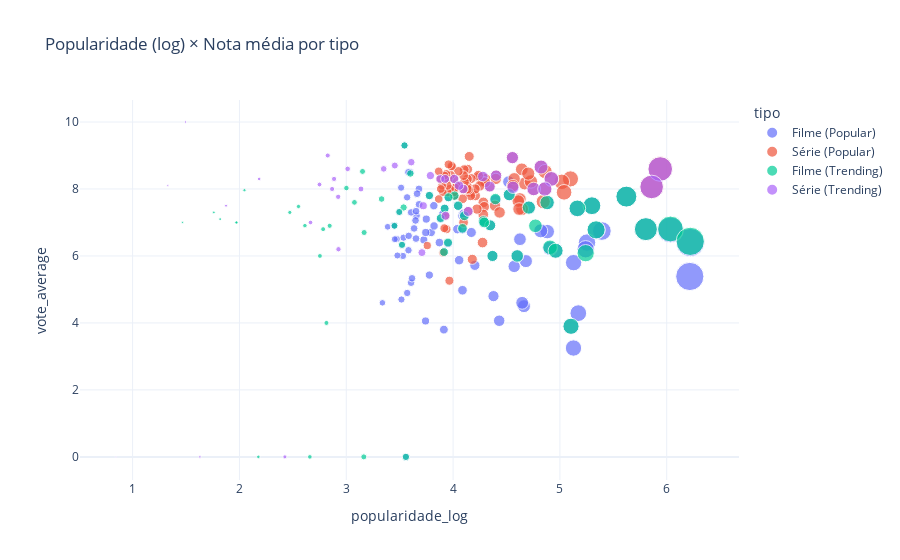

The cell this chart's notebook holds for it:
### Code cell
# Popularidade (log)  X nota 

fig_scatter = px.scatter(
    df_modelagem,
    x="popularidade_log",
    y="vote_average",
    color="tipo",
    size="popularity",
    hover_name="titulo_unico",
    opacity=0.7,
    title="Popularidade (log) × Nota média por tipo"
)
fig_scatter.update_layout(template="plotly_white")
fig_scatter.show()

### Figure 1 — Plotly figure (JSON) as saved in the notebook; plotly's stock layout.template omitted (floating-point values rounded to 4 significant figures)
{"data": [{"hovertemplate": "<b>%{hovertext}</b><br><br>tipo=Filme (Popular)<br>popularidade_log=%{x}<br>vote_average=%{y}<br>popularity=%{marker.size}<extra></extra>", "hovertext": ["A Sombra Do Perigo", "749局", "Plano em Família 2", "Altered", "Frankenstein", "A Lenda: Em Busca do Medalhão Sagrado", "Uma Batalha Após a Outra", "Wicked: Parte II", "Nahual", "Ya no quedan junglas", "JUJUTSU KAISEN: Execução", "A Guerra dos Mundos", "Predador: Terras Selvagens", "High Ground: Cerco Fechado", "Um Dia Fora de Controle", "The Prosecutor", "Zootopia 2", "Caçada Sangrenta", "Demon Slayer: Kimetsu no Yaiba Castelo Infinito", "Truque de Mestre: O 3° Ato", "Sonhos de Trem", "大雨", "Laberinto de sombras", "Stand Your Ground", "Beast of War", "Triplo X", "Terror em Shelby Oaks", "Chainsaw Man – O Filme: Arco da Reze", "Guerreiras do K-Pop", "Antes da Lua Cheia", "Bugonia", "Tee Yai: Nascido para o Mal", "Orang Ikan", "Depois da Caçada", "Wicked", "Invocação do Mal - O Último Ritual", "Quarteto Fantástico: Primeiros Passos", "Code 3", "Frankie e os Monstros", "A Perseguição", "Capitão Hook: A Maldição das Marés", "O Bom Bandido", "O Sobrevivente", "Missão: Impossível - O Acerto Final", "Se Não Fosse Você", "Nos Seus Sonhos", "Sisu: Estrada para a Vingança", "Borbulhas de Amor", "Sem Outra Escolha", "31 Minutos: Natal Escaldante", "Superman", "Holy Night: Demon Hunters", "Jurassic World: Recomeço", "Garota Roubada", "หมู่บ้านโคกะโหลก", "Plano em Família", "O Fim da Lealdade", "Caçadores do Fim do Mundo", "Zootopia: Essa Cidade é o Bicho", "Aquaman", "O Guerreiro", "Nossa Culpa", "O Filho de Mil Homens", "O Predador", "F1 - O Filme", "The Virginian", "Como Treinar o Seu Dragão", "Drácula - Uma História de Amor Eterno", "Un ours dans le Jura", "Hunting Grounds", "Os Vingadores: The Avengers", "Grand Prix: A Toda Velocidade", "Guerra Primitiva", "Kryptic", "Anônimo 2", "Se Eu Tivesse Pernas, Te Chutaria", "A Meia-Irmã Feia", "Corra Que a Polícia Vem Aí!", "లైలా", "O Vingador Tóxico", "Furioza 2", "O Frio da Morte", "Interestelar", "O Veterano", "Um Natal Bem Jonas Brothers", "Os Caras Malvados 2", "Dois Mundos, Um Desejo", "Your name.", "Kulong", "Avatar: Fogo e Cinzas", "Tron: Ares", "Os Estranhos: Capítulo 2", "As Loucuras", "Matilha Voraz", "A Longa Marcha: Caminhe ou Morra", "Ne Zha 2: O Renascer da Alma", "Bailarina: Do Universo de John Wick"], "legendgroup": "Filme (Popular)", "marker": {"color": "#636efa", "opacity": 0.7, "size": [501.8, 499.8, 416.9, 331.0, 275.5, 218.9, 199.3, 207.3, 167.5, 190.3, 163.6, 175.3, 173.7, 167.7, 141.6, 130.9, 187.9, 123.0, 130.7, 134.3, 110.0, 107.0, 105.0, 103.2, 101.1, 98.54, 95.75, 91.37, 90.87, 83.08, 80.14, 78.71, 65.95, 77.95, 76.3, 72.08, 71.56, 63.77, 55.83, 56.79, 58.62, 58.65, 58.61, 59.4, 59.66, 47.58, 56.27, 49.17, 54.29, 52.34, 49.46, 43.51, 51.07, 47.04, 49.09, 48.65, 42.72, 44.7, 51.3, 28.6, 41.19, 44.59, 37.76, 38.73, 42.74, 27.18, 38.66, 41.49, 40.53, 41.26, 37.99, 35.86, 36.91, 34.54, 37.42, 30.3, 37.61, 37.59, 35.85, 34.96, 33.32, 31.25, 35.6, 33.15, 35.04, 34.51, 33.65, 34.91, 36.17, 34.1, 32.85, 31.42, 32.67, 30.64, 30.55, 32.56, 31.99], "sizemode": "area", "sizeref": 1.255, "symbol": "circle"}, "mode": "markers", "name": "Filme (Popular)", "orientation": "v", "showlegend": true, "type": "scatter", "x": [6.22, 6.216, 6.035, 5.805, 5.622, 5.393, 5.3, 5.339, 5.127, 5.254, 5.104, 5.172, 5.163, 5.128, 4.96, 4.882, 5.241, 4.821, 4.88, 4.907, 4.71, 4.682, 4.664, 4.647, 4.626, 4.601, 4.572, 4.526, 4.52, 4.432, 4.396, 4.378, 4.204, 4.369, 4.348, 4.292, 4.284, 4.171, 4.04, 4.057, 4.088, 4.089, 4.088, 4.101, 4.105, 3.883, 4.048, 3.915, 4.013, 3.977, 3.921, 3.796, 3.953, 3.872, 3.914, 3.905, 3.778, 3.822, 3.957, 3.388, 3.742, 3.82, 3.657, 3.682, 3.778, 3.339, 3.68, 3.749, 3.726, 3.744, 3.663, 3.607, 3.635, 3.571, 3.649, 3.443, 3.653, 3.653, 3.607, 3.582, 3.536, 3.473, 3.6, 3.531, 3.585, 3.57, 3.545, 3.581, 3.616, 3.558, 3.522, 3.479, 3.517, 3.454, 3.452, 3.513, 3.496], "xaxis": "x", "y": [6.4, 5.387, 6.777, 6.8, 7.772, 6.745, 7.5, 6.772, 3.25, 6.4, 3.9, 4.292, 7.416, 5.8, 6.155, 6.727, 6.2, 6.75, 7.595, 6.228, 7.445, 5.846, 4.5, 4.6, 6.5, 6.0, 5.687, 7.827, 8.213, 4.065, 7.667, 4.8, 5.72, 6.0, 6.914, 7.0, 7.043, 6.701, 6.8, 5.873, 4.975, 7.2, 6.8, 7.26, 7.2, 7.111, 7.5, 6.117, 7.8, 8.3, 7.415, 6.7, 6.38, 6.4, 3.8, 7.246, 5.429, 6.896, 7.752, 6.871, 4.058, 7.501, 7.2, 7.54, 7.804, 4.6, 8.0, 7.1, 6.479, 6.7, 7.859, 7.3, 6.822, 4.895, 7.06, 6.9, 7.337, 6.519, 5.2, 6.171, 6.545, 6.506, 8.5, 6.0, 6.6, 7.75, 9.3, 8.5, 5.333, 0.0, 6.332, 6.014, 4.7, 6.5, 6.9, 8.038, 7.313], "yaxis": "y"}, {"hovertemplate": "<b>%{hovertext}</b><br><br>tipo=Série (Popular)<br>popularidade_log=%{x}<br>vote_average=%{y}<br>popularity=%{marker.size}<extra></extra>", "hovertext": ["IT: Bem-Vindos a Derry", "Stranger Things", "Supernatural", "Grey's Anatomy", "Os Simpsons", "Lei & Ordem: Unidade de Vítimas Especiais", "Hotel Hazbin", "O Retorno do Super-homem", "O Novato", "Tulsa King", "NCIS: Investigação Naval", "Vikings", "Dr. House", "The Witcher", "Shameless", "Dexter", "Game of Thrones", "Breaking Bad", "Lei & Ordem", "Lista Negra", "Uma Família da Pesada", "Midsomer Murders", "Mentes Criminosas", "Pluribus", "Até o Último Samurai", "Friends", "Ausência", "Lost", "CSI: Investigação Criminal", "Família Moderna", "Stargate SG-1", "The Daily Show com Trevor Noah", "O Mentalista", "The Tonight Show Starring Johnny Carson", "Maxton Hall - O mundo entre nós", "O Canto do Pássaro", "Homens de Terno", "Eşref Rüya", "Bones", "The Walking Dead", "One-Punch Man", "Dois Homens e Meio", "Flash", "Mahsun J", "The Tonight Show com Jimmy Fallon", "Diários de um Vampiro", "24 Horas", "My Gift Lvl 9999 Unlimited Gacha: Backstabbed in a Backwater Dungeon, I'm Out for Revenge!", "Castle", "A Última Fronteira", "The Office", "Yellowstone", "Prison Break: Em Busca da Verdade", "Miraculous: As Aventuras de Ladybug", "Origem", "Jujutsu Kaisen", "Chicago Fire: Heróis Contra o Fogo", "Landman", "Família Soprano", "American Dad!", "Robin Hood", "Perry Mason", "Sangue Azul", "Columbo", "唐朝诡事录", "Round 6", "Peaky Blinders: Sangue, Apostas e Navalhas", "Rick e Morty", "Spartacus", "Pokémon", "Late Night with Seth Meyers", "O Monstro em Mim", "Gachiakuta", "Chicago P.D.: Distrito 21", "Seinfeld", "O Otomano", "Jovem Sheldon", "Tagesschau", "The Boys", "South Park", "Arquivo X", "Arqueiro", "Tatort", "FBI", "Reacher", "ギルティホール", "Campfire Cooking in Another World with My Absurd Skill", "O Cuco de Cristal", "CSI: Miami", "SPY x FAMILY"], "legendgroup": "Série (Popular)", "marker": {"color": "#EF553B", "opacity": 0.7, "size": [349.3, 378.7, 162.9, 150.1, 127.9, 153.3, 123.4, 101.0, 128.2, 136.0, 126.0, 94.28, 102.9, 115.1, 105.8, 112.2, 109.4, 94.14, 103.2, 99.52, 100.3, 79.79, 95.73, 94.66, 75.97, 80.67, 83.36, 62.16, 71.48, 63.71, 80.48, 70.94, 70.65, 72.05, 68.58, 73.0, 71.0, 71.42, 72.68, 69.01, 68.16, 67.27, 66.23, 66.08, 64.36, 63.62, 63.32, 62.51, 62.1, 61.88, 61.58, 61.41, 61.33, 61.33, 59.74, 59.59, 59.23, 56.72, 53.16, 59.22, 59.04, 58.7, 54.25, 55.33, 54.21, 53.8, 56.4, 52.85, 54.69, 51.97, 51.76, 49.89, 51.36, 52.46, 51.29, 50.89, 50.81, 50.38, 50.21, 49.68, 49.36, 49.3, 48.76, 48.56, 48.24, 47.66, 47.39, 41.88, 46.74, 46.72], "sizemode": "area", "sizeref": 1.255, "symbol": "circle"}, "mode": "markers", "name": "Série (Popular)", "orientation": "v", "showlegend": true, "type": "scatter", "x": [5.859, 5.939, 5.099, 5.018, 4.859, 5.039, 4.824, 4.625, 4.861, 4.92, 4.844, 4.557, 4.643, 4.754, 4.671, 4.729, 4.704, 4.555, 4.646, 4.61, 4.618, 4.392, 4.572, 4.561, 4.343, 4.403, 4.435, 4.146, 4.283, 4.17, 4.4, 4.276, 4.272, 4.291, 4.242, 4.304, 4.277, 4.282, 4.3, 4.249, 4.236, 4.224, 4.208, 4.206, 4.18, 4.168, 4.164, 4.151, 4.145, 4.141, 4.136, 4.134, 4.133, 4.132, 4.107, 4.104, 4.098, 4.056, 3.992, 4.098, 4.095, 4.089, 4.012, 4.031, 4.011, 4.004, 4.05, 3.986, 4.02, 3.97, 3.966, 3.93, 3.958, 3.979, 3.957, 3.949, 3.948, 3.939, 3.936, 3.926, 3.919, 3.918, 3.907, 3.903, 3.897, 3.885, 3.879, 3.758, 3.866, 3.865], "xaxis": "x", "y": [8.061, 8.6, 8.301, 8.213, 8.0, 7.9, 8.655, 7.7, 8.52, 8.3, 7.622, 8.093, 8.586, 8.0, 8.164, 8.224, 8.459, 8.936, 7.4, 7.639, 7.4, 7.5, 8.305, 8.1, 8.073, 8.4, 7.3, 7.9, 7.6, 7.9, 8.3, 6.4, 8.358, 7.466, 8.35, 8.3, 8.223, 7.238, 8.2, 8.092, 8.4, 7.4, 7.8, 8.0, 5.9, 8.311, 7.8, 8.972, 7.982, 7.33, 8.588, 8.3, 8.077, 8.0, 8.2, 8.577, 8.4, 8.063, 8.648, 7.0, 8.0, 7.708, 7.8, 8.099, 8.3, 7.9, 8.528, 8.684, 8.032, 8.0, 5.261, 7.2, 8.734, 8.411, 8.3, 7.9, 8.1, 6.8, 8.447, 8.3, 8.4, 6.828, 6.1, 7.9, 8.1, 8.0, 8.3, 6.31, 7.7, 8.526], "yaxis": "y"}, {"hovertemplate": "<b>%{hovertext}</b><br><br>tipo=Filme (Trending)<br>popularidade_log=%{x}<br>vote_average=%{y}<br>popularity=%{marker.size}<extra></extra>", "hovertext": ["Bugonia", "Zootopia 2", "Se Não Fosse Você", "Blue Moon", "Feliz Assalto!", "Dois Mundos, Um Desejo", "Wicked: Parte II", "Fuga Fatal", "Sonhos de Trem", "Plano em Família 2", "Truque de Mestre: O 3° Ato", "Uma Batalha Após a Outra", "Anniversary", "Frankenstein", "Avatar: Fogo e Cinzas", "Triplo X", "Predador: Terras Selvagens", "Depois da Caçada", "Batman: O Cavaleiro das Trevas", "Altered", "Interestelar", "O Lobo de Wall Street", "A Sombra Do Perigo", "Sem Outra Escolha", "Five Nights at Freddy's 2", "Nobody", "O Telefone Preto 2", "Zootopia: Essa Cidade é o Bicho", "Jurassic Park: O Parque dos Dinossauros", "JUJUTSU KAISEN: Execução", "Sisu: Estrada para a Vingança", "O Sobrevivente", "Um Dia Fora de Controle", "A Era do Desacobertamento", "Vivo ou Morto: Um Mistério Knives Out", "Quarteto Fantástico: Primeiros Passos", "Kevin Hart: Acting My Age", "Caçadores da Fronteira", "Demon Slayer: Kimetsu no Yaiba Castelo Infinito", "Chainsaw Man – O Filme: Arco da Reze", "O Esquadrão Suicida", "Wicked", "Tron: Ares", "Icefall", "Superman", "I Wish You All the Best", "Eternidade", "Jurassic World: Recomeço", "Borbulhas de Amor", "F1 - O Filme", "Nos Seus Sonhos", "A Longa Marcha: Caminhe ou Morra", "Invocação do Mal - O Último Ritual", "Morra, Amor", "Chris Hemsworth: Uma Viagem para Recordar", "How to Make a Killing", "Um Cabra Bom De Bola", "Ladrões", "Bailarina: Do Universo de John Wick"], "legendgroup": "Filme (Trending)", "marker": {"color": "#00cc96", "opacity": 0.7, "size": [80.14, 187.9, 59.66, 33.37, 3.336, 33.65, 207.3, 5.168, 110.0, 416.9, 134.3, 199.3, 22.74, 275.5, 34.1, 98.54, 173.7, 77.95, 22.39, 331.0, 35.6, 19.11, 501.8, 54.29, 22.68, 26.97, 117.0, 51.3, 6.744, 163.6, 56.27, 58.61, 141.6, 20.68, 15.69, 71.56, 14.7, 6.184, 130.7, 91.37, 11.84, 76.3, 32.85, 16.2, 49.46, 6.186, 10.84, 51.07, 49.17, 42.74, 47.58, 30.55, 72.08, 15.18, 4.813, 13.29, 7.821, 12.64, 31.99], "sizemode": "area", "sizeref": 1.255, "symbol": "circle"}, "mode": "markers", "name": "Filme (Trending)", "orientation": "v", "showlegend": true, "type": "scatter", "x": [4.396, 5.241, 4.105, 3.537, 1.467, 3.545, 5.339, 1.819, 4.71, 6.035, 4.907, 5.3, 3.167, 5.622, 3.558, 4.601, 5.163, 4.369, 3.152, 5.805, 3.6, 3.001, 6.22, 4.013, 3.164, 3.331, 4.771, 3.957, 2.047, 5.104, 4.048, 4.088, 4.96, 3.077, 2.815, 4.284, 2.754, 1.972, 4.88, 4.526, 2.553, 4.348, 3.522, 2.845, 3.921, 1.972, 2.472, 3.953, 3.915, 3.778, 3.883, 3.452, 4.292, 2.784, 1.76, 2.659, 2.177, 2.613, 3.496], "xaxis": "x", "y": [7.7, 6.083, 7.2, 7.447, 7.0, 9.3, 6.78, 7.1, 7.445, 6.805, 6.259, 7.5, 6.7, 7.772, 0.0, 6.0, 7.422, 6.0, 8.524, 6.8, 8.462, 8.027, 6.436, 7.8, 0.0, 7.7, 6.9, 7.752, 7.963, 3.9, 7.5, 6.824, 6.155, 7.6, 4.0, 7.043, 6.0, 7.0, 7.595, 7.827, 7.477, 6.914, 6.332, 6.9, 7.415, 7.0, 7.3, 6.4, 6.117, 7.804, 7.13, 6.9, 7.0, 6.8, 7.3, 0.0, 0.0, 6.905, 7.313], "yaxis": "y"}, {"hovertemplate": "<b>%{hovertext}</b><br><br>tipo=Série (Trending)<br>popularidade_log=%{x}<br>vote_average=%{y}<br>popularity=%{marker.size}<extra></extra>", "hovertext": ["Stranger Things", "Pluribus", "Planeta Pré-Histórico", "IT: Bem-Vindos a Derry", "大生意人", "唐朝诡事录", "Tulsa King", "The Beatles Antologia", "O Manipulado", "A Última Fronteira", "Breaking Bad", "食贫道充电纪录片", "WondLa - A Trilogia", "食贫道", "Robin Hood", "One Piece", "Friends", "Landman", "Amor na terra mística", "The Mighty Nein", "Três Tontos no Quênia", "The Witcher", "Campfire Cooking in Another World with My Absurd Skill", "Os Simpsons", "Até o Último Samurai", "O Monstro em Mim", "My Hero Academia", "Beijo Explosivo", "新聞女王", "Desprazer em Te Conhecer", "Verdade Oculta", "All Her Fault", "Wandinha", "Bel-Air", "Hotel Hazbin", "Mistério em Cemetery Road", "South Park", "食贫道-充电系列", "Um Espião Infiltrado", "他为什么依然单身"], "legendgroup": "Série (Trending)", "marker": {"color": "#ab63fa", "opacity": 0.7, "size": [378.7, 94.66, 7.888, 349.3, 10.31, 54.21, 136.0, 2.778, 35.92, 61.88, 94.14, 3.458, 5.518, 22.05, 59.04, 30.64, 80.67, 56.72, 15.89, 43.16, 4.103, 115.1, 47.39, 127.9, 75.97, 49.89, 19.35, 16.92, 14.63, 13.37, 39.79, 27.52, 71.15, 17.62, 123.4, 17.67, 49.68, 1.325, 40.32, 16.59], "sizemode": "area", "sizeref": 1.255, "symbol": "circle"}, "mode": "markers", "name": "Série (Trending)", "orientation": "v", "showlegend": true, "type": "scatter", "x": [5.939, 4.561, 2.185, 5.859, 2.426, 4.011, 4.92, 1.329, 3.609, 4.141, 4.555, 1.495, 1.875, 3.138, 4.095, 3.455, 4.403, 4.056, 2.827, 3.788, 1.63, 4.754, 3.879, 4.859, 4.343, 3.93, 3.013, 2.886, 2.749, 2.665, 3.708, 3.351, 4.279, 2.924, 4.824, 2.927, 3.926, 0.8439, 3.721, 2.868], "xaxis": "x", "y": [8.595, 8.05, 8.3, 8.061, 0.0, 8.3, 8.3, 8.1, 8.8, 7.33, 8.936, 10.0, 7.5, 8.0, 8.0, 8.7, 8.4, 8.1, 9.0, 8.4, 0.0, 8.0, 8.3, 8.0, 8.073, 7.2, 8.6, 8.3, 8.133, 7.0, 6.1, 8.6, 8.372, 7.766, 8.655, 6.2, 8.3, 0.0, 7.5, 8.0], "yaxis": "y"}], "layout": {"legend": {"itemsizing": "constant", "title": {"text": "tipo"}, "tracegroupgap": 0}, "title": {"text": "Popularidade (log) × Nota média por tipo"}, "xaxis": {"anchor": "y", "domain": [0, 1], "title": {"text": "popularidade_log"}}, "yaxis": {"anchor": "x", "domain": [0, 1], "title": {"text": "vote_average"}}}}
